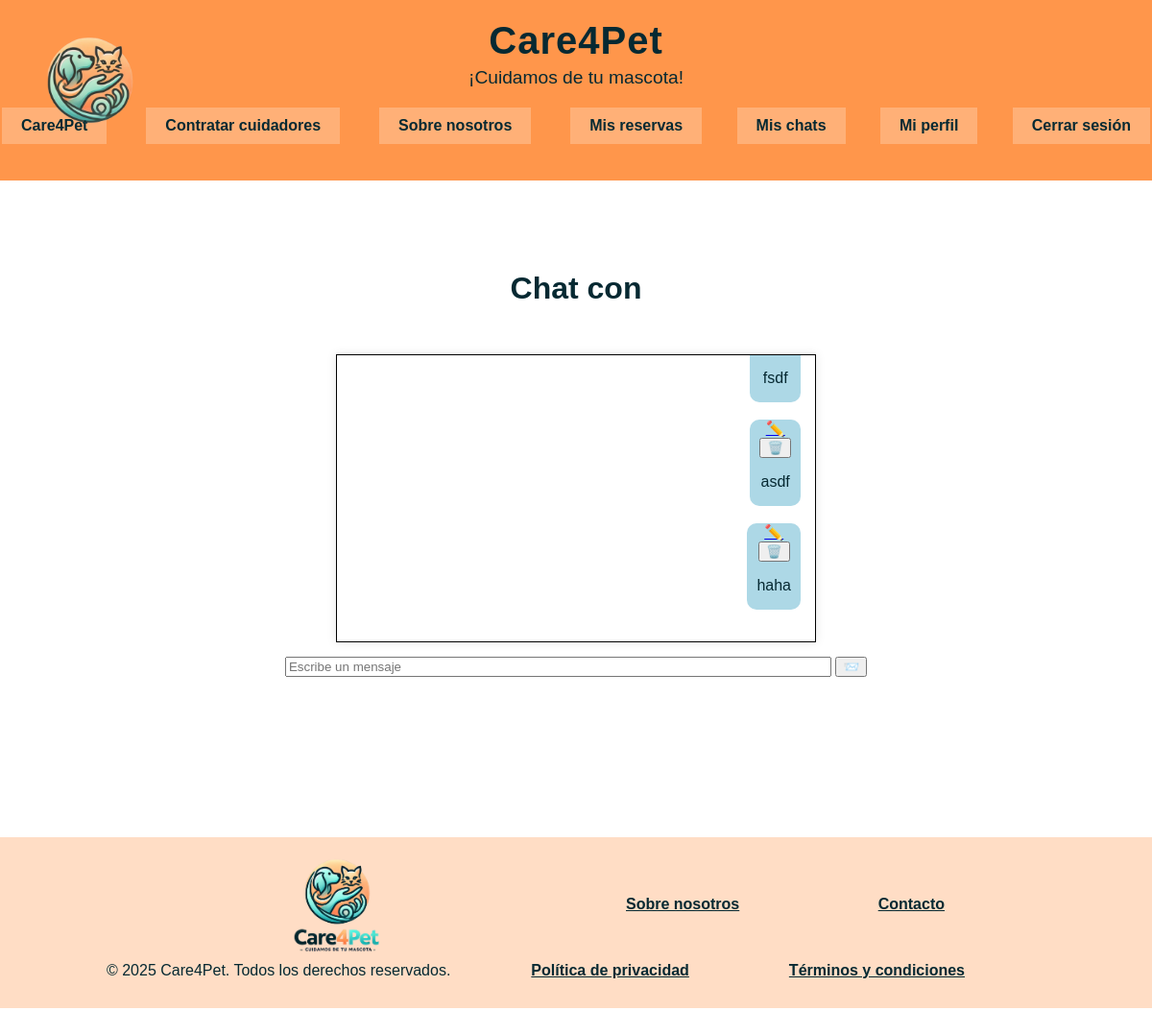
The app's page /chat_particular.php?idOtroUsuario=1203472 (signed in) with its own data.
### tables this page shows
CREATE TABLE `mensajes` (
  `idMensaje` bigint(20) UNSIGNED NOT NULL,
  `idUsuarioEmisor` bigint(20) UNSIGNED NOT NULL,
  `idUsuarioReceptor` bigint(20) UNSIGNED NOT NULL,
  `fecha` timestamp NOT NULL DEFAULT current_timestamp(),
  `mensaje` text NOT NULL
);

### includes/mysql/DatabaseConnection.php (called while the page is built, shortened)
<?php
    class DatabaseConnection {
        private static ?DatabaseConnection $instance = null;
        private ?mysqli $connection = null;
        private function __construct() {
            $this->connection = new mysqli(
                BD_HOST,
                BD_USER,
                BD_PASS,
                BD_NAME
            );
        }
        public static function getInstance() {
            if (self::$instance === null) {
                self::$instance = new DatabaseConnection();
            }
            return self::$instance;
        }
        public function getConnection() {
            return $this->connection;
        }
    }
?>

### includes/mysql/DAOs/DAOMensaje.php (called while the page is built, shortened)
<?php
    require_once __DIR__ . '/../DatabaseConnection.php';
    require_once __DIR__ . '/../../clases/Mensaje_t.php';
    class DAOMensaje {
        private static $DAOMensajeInstance = null;
        private $con;
        private function __construct() {
            $this->con = (DatabaseConnection::getInstance())->getConnection();
        }
        public static function getInstance() {
            if (null === self::$DAOMensajeInstance) {
                self::$DAOMensajeInstance = new DAOMensaje();
            }
            return self::$DAOMensajeInstance;
        }
        public function leerMensajesConversacion($idPrimerUsuario, $idSegundoUsuario) {
            $sentencia_sql = "SELECT * FROM mensajes
                WHERE
                    (idUsuarioEmisor = '$idPrimerUsuario' AND idUsuarioReceptor = '$idSegundoUsuario') OR
                    (idUsuarioEmisor = '$idSegundoUsuario' AND idUsuarioReceptor = '$idPrimerUsuario')
                ORDER BY fecha ASC";
            $consulta_resultado = $this->con->query($sentencia_sql);
            $mensajes = [];
            if ($consulta_resultado->num_rows > 0) {
                while ($valoresMensajeActual = $consulta_resultado->fetch_assoc()) {
                    $idMensaje = $valoresMensajeActual["idMensaje"];
                    $idUsuarioEmisor = $valoresMensajeActual["idUsuarioEmisor"];
                    $idUsuarioReceptor = $valoresMensajeActual["idUsuarioReceptor"];
                    $fecha = $valoresMensajeActual["fecha"];
                    $mensaje = $valoresMensajeActual["mensaje"];
                    $mensaje = new tMensaje(
                        $idUsuarioEmisor, $idUsuarioReceptor, $fecha, $mensaje, $idMensaje
                    );
                    $mensajes[] = $mensaje;
                }
            }
            return $mensajes;
        }
    }
?>

### includes/clases/Mensaje_t.php (called while the page is built, shortened)
<?php
    class tMensaje {
        public $id, $idMensaje, $idUsuarioEmisor, $idUsuarioReceptor, $fecha, $mensaje;
        public function __construct($idUsuarioEmisor, $idUsuarioReceptor, $fecha, $mensaje, $id = NULL) {
            if ($id == NULL) $this->id = rand();
            else $this->id = $id;
            $this->idUsuarioEmisor = $idUsuarioEmisor;
            $this->mensaje = $mensaje;
        }
        public function getId() { return $this->id; }
        public function getIdUsuarioEmisor() { return $this->idUsuarioEmisor; }
        public function getMensaje() { return $this->mensaje; }
    }
?>

### includes/vistas/helpers/utils.php (the view)
<?php
    require_once __DIR__ . '/../../FormularioBorrarMensaje.php';
    function cargarMensajes($idOtroUsuario, $nombreOtroUsuario) {
        $contenidoSeccionMensajes = '<div style="text-align:center">
            <div class="scroller-mensajes" id="scroller-mensajes">';
        $mensajesConversacion = (DAOMensaje::getInstance())->
        leerMensajesConversacion($_SESSION['id'], $idOtroUsuario);
        foreach($mensajesConversacion as $mensaje) {
            if ($mensaje->getIdUsuarioEmisor() == $_SESSION['id']) {
                $contenidoSeccionMensajes .=
                    '<div class="mensaje-propio">';
                $contenidoSeccionMensajes .= '<a href="editar_mensaje.php?idOtroUsuario=' . $idOtroUsuario .
                '&nombreOtroUsuario=' . $nombreOtroUsuario .
                '&idMensaje=' . $mensaje->getId() .
                '&textoMensajeOriginal=' . $mensaje->getMensaje() .
                '" title="Editar Mensaje">✏️</a>';
                $formularioBorrarMensaje = new FormularioBorrarMensaje(
                    $idOtroUsuario,
                    $nombreOtroUsuario,
                    $mensaje->getId()
                );
                $contenidoSeccionMensajes .= $htmlFormularioMensaje = $formularioBorrarMensaje->gestiona();
                $contenidoSeccionMensajes .=
                        '<p>' . $mensaje->getMensaje() . '</p>
                    </div><br>';
            }
            else {
                $contenidoSeccionMensajes .=
                    '<div class="mensaje-otro-usuario">
                        <p>' . $mensaje->getMensaje() . '</p>
                    </div><br>';
            }
        }
        $contenidoSeccionMensajes .= '</div></div>';
        $contenidoSeccionMensajes .= '
            <script>
                window.onload = function() {
                    var scroller = document.getElementById(\'scroller-mensajes\');
                    scroller.scrollTop = scroller.scrollHeight;
                };
            </script>';
        return $contenidoSeccionMensajes;
    }
?>

### includes/FormularioBorrarMensaje.php (shortened to what this page needs)
<?php
    require_once __DIR__ . '/mysql/DatabaseConnection.php';
    require_once __DIR__ . '/Formulario.php';
    class FormularioBorrarMensaje extends Formulario {
        private $idOtroUsuario, $nombreOtroUsuario, $idMensaje;
        public function __construct($idOtroUsuario, $nombreOtroUsuario, $idMensaje) {
            $this->idOtroUsuario = $idOtroUsuario;
            $this->nombreOtroUsuario = $nombreOtroUsuario;
        }
        protected function generaCamposFormulario(&$datos) {
            $htmlErroresGlobales = self::generaListaErroresGlobales($this->errores);
            return <<<EOS
                $htmlErroresGlobales
                    <div>
                        <button type="submit" name="borrarMensaje" title="Borrar Mensaje">🗑️</button>
                        <input type="hidden" name="idOtroUsuario" value="$this->idOtroUsuario">
                        <input type="hidden" name="nombreOtroUsuario" value="$this->nombreOtroUsuario">
                    </div>
            EOS;
        }
    }
?>

### records on screen
mensajes: mensaje "fsdf"
mensajes: mensaje "asdf"
mensajes: mensaje "haha"
